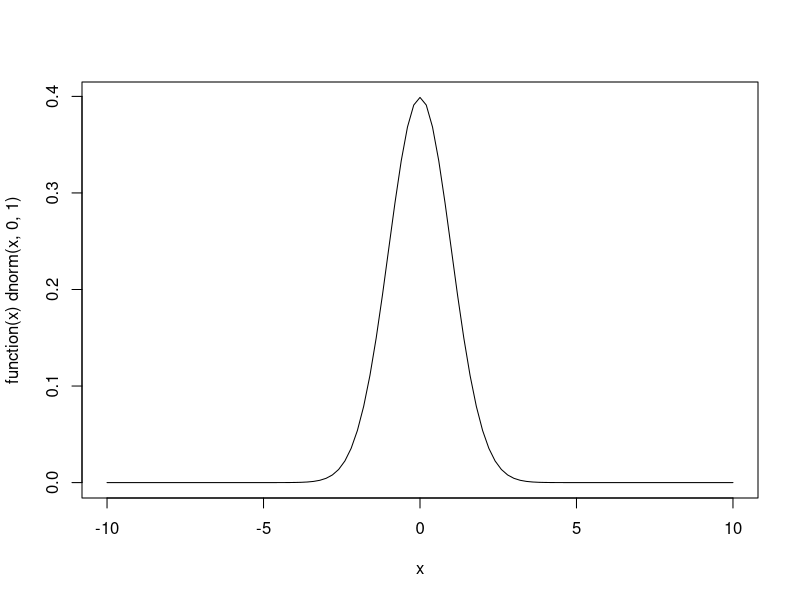

The R source for this figure:
# W A S D
# 1 1 1 1

# Ex2

# а) P(W + 5 > X ≥ min{2, A}) за сл. в. X ∼ Ge((S + D + 9)/90);
# P(6 > X > min{2, 1}); X~Ge(11/90)
# P(1<=x<6); [1; 6) =? 0]
# P(1<=x<=5)
# P(x<=5) - P(X<=0
# В дискретни разпределения равенството има значение

x1 = pgeom(5, 11/90); x1 # lower.tail=TRUE (<=); FALSE: > (за интервала надясно от квантила)
x2 = pgeom(0, 11/90); x2
x = x1 - x2; x


# Exp X~Exp(y)
# P(6>x>=1) - равенството няма значение, при непрекъснати 
#P(x<6) - P(X<1)

# б) P(min{3, A} < Y ≤ W + 4) за сл. в. Y ∼ P o(D + 1.5);
# P(min{3, 1}) < Y <= 5 за Y~Po(2.5)
# P(1 < Y <= 5) (2,5] => 0]
# P(Y<=2) - P(x<=2)

y1 = ppois(5, 2.5); y1
y2 = ppois(2, 2.5); y2
y = y1 - y2; y

# P - Probability ppois, pnorm, pgeom, pbinom, pchisq, pt, unif, exp, rhiper
# D - Density
# R - random
# Q - Quntile 

#в) стойността z∗, така че P(−z∗ < Z ≤ z∗) = (W + A + S + D + 11)/111 за
#сл. в. Z ∼ N(0, 1). Съвет: Изчислете кой квантил на Z е z∗
# P(-z* < Z <= z*) = 15/111; Z~Norm(0,1)

# (1 - 15/111)/2 или 0.5 + 15/222
q = qnorm((1 - 15/111)/2, 0, 1); q

#г) стойността x, така чe P(−1.5 < T ≤ x) = (55 + W + A)/100 за T ∼ t(33).
#Изчислете кой квантил на T е x.
#P(-1.5 < T < x) = 57/100; T~t(33)

p = pt(-1.5, 33); p
pall = p + 57/100; pall
q = qt(pall, 33); q

p1 = pnorm(-1.5, 0, 34); p1
pall1 = p + 57/100; pall1
q1 = qnorm(pall1, 0, 34)

a = c(1,2,3)
a[1]

?t.test
runif(10, 1, 5)

?dnorm
plot(function(x) dnorm(x, 0, 1), -10, 10)
?plot
?qqplot
